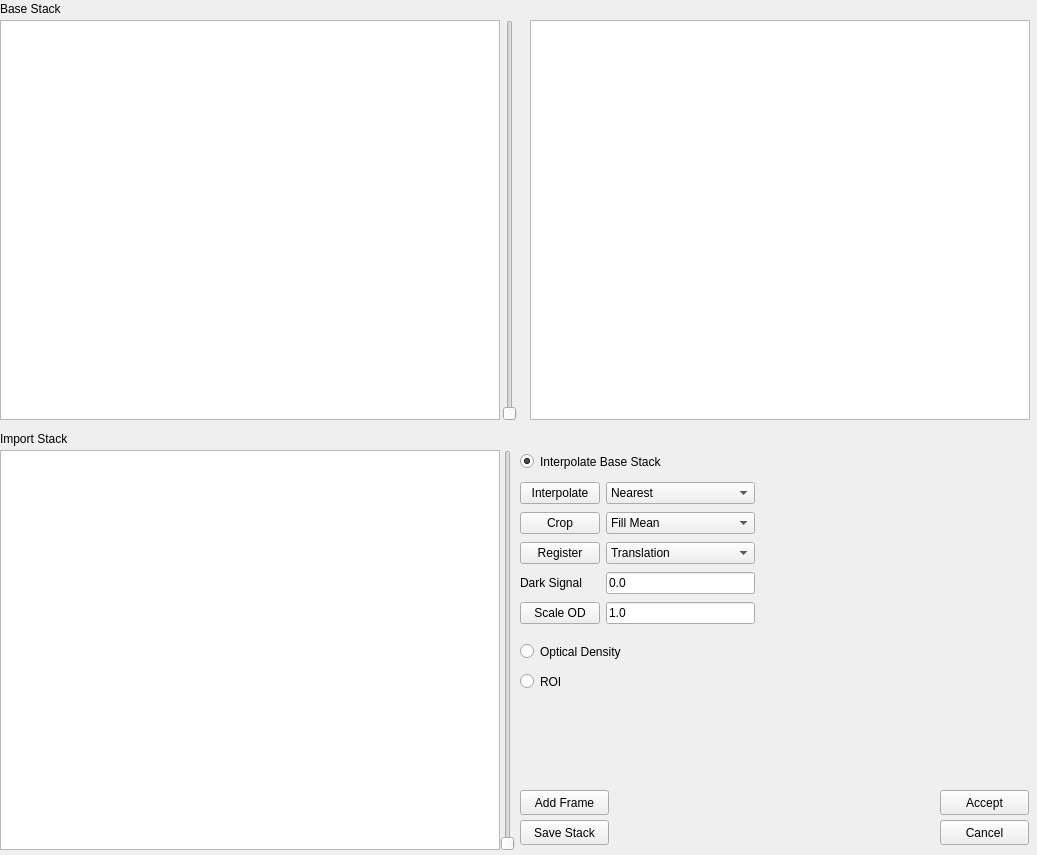
<?xml version="1.0" encoding="UTF-8"?>
<ui version="4.0">
 <class>Import</class>
 <widget class="QWidget" name="Import">
  <property name="geometry">
   <rect>
    <x>0</x>
    <y>0</y>
    <width>1037</width>
    <height>855</height>
   </rect>
  </property>
  <property name="sizePolicy">
   <sizepolicy hsizetype="Expanding" vsizetype="Expanding">
    <horstretch>0</horstretch>
    <verstretch>0</verstretch>
   </sizepolicy>
  </property>
  <property name="windowTitle">
   <string>Form</string>
  </property>
  <widget class="ImageView" name="baseStack">
   <property name="geometry">
    <rect>
     <x>0</x>
     <y>20</y>
     <width>500</width>
     <height>400</height>
    </rect>
   </property>
  </widget>
  <widget class="PlotWidget" name="plotWindow">
   <property name="geometry">
    <rect>
     <x>530</x>
     <y>20</y>
     <width>500</width>
     <height>400</height>
    </rect>
   </property>
  </widget>
  <widget class="ImageView" name="importStack">
   <property name="geometry">
    <rect>
     <x>0</x>
     <y>450</y>
     <width>500</width>
     <height>400</height>
    </rect>
   </property>
  </widget>
  <widget class="QPushButton" name="acceptButton">
   <property name="geometry">
    <rect>
     <x>940</x>
     <y>790</y>
     <width>89</width>
     <height>25</height>
    </rect>
   </property>
   <property name="text">
    <string>Accept</string>
   </property>
  </widget>
  <widget class="QPushButton" name="cancelButton">
   <property name="geometry">
    <rect>
     <x>940</x>
     <y>820</y>
     <width>89</width>
     <height>25</height>
    </rect>
   </property>
   <property name="text">
    <string>Cancel</string>
   </property>
  </widget>
  <widget class="QLabel" name="label">
   <property name="geometry">
    <rect>
     <x>0</x>
     <y>0</y>
     <width>141</width>
     <height>17</height>
    </rect>
   </property>
   <property name="text">
    <string>Base Stack</string>
   </property>
  </widget>
  <widget class="QLabel" name="label_2">
   <property name="geometry">
    <rect>
     <x>0</x>
     <y>430</y>
     <width>141</width>
     <height>17</height>
    </rect>
   </property>
   <property name="text">
    <string>Import Stack</string>
   </property>
  </widget>
  <widget class="QPushButton" name="addFrameButton">
   <property name="geometry">
    <rect>
     <x>520</x>
     <y>790</y>
     <width>89</width>
     <height>25</height>
    </rect>
   </property>
   <property name="text">
    <string>Add Frame</string>
   </property>
  </widget>
  <widget class="QRadioButton" name="interpRadio">
   <property name="geometry">
    <rect>
     <x>520</x>
     <y>450</y>
     <width>181</width>
     <height>23</height>
    </rect>
   </property>
   <property name="text">
    <string>Interpolate Base Stack</string>
   </property>
   <property name="checked">
    <bool>true</bool>
   </property>
  </widget>
  <widget class="QRadioButton" name="roiRadio">
   <property name="geometry">
    <rect>
     <x>520</x>
     <y>670</y>
     <width>112</width>
     <height>23</height>
    </rect>
   </property>
   <property name="text">
    <string>ROI</string>
   </property>
  </widget>
  <widget class="QRadioButton" name="odRadio">
   <property name="geometry">
    <rect>
     <x>520</x>
     <y>640</y>
     <width>131</width>
     <height>23</height>
    </rect>
   </property>
   <property name="text">
    <string>Optical Density</string>
   </property>
  </widget>
  <widget class="QSlider" name="baseSlider">
   <property name="geometry">
    <rect>
     <x>500</x>
     <y>20</y>
     <width>20</width>
     <height>401</height>
    </rect>
   </property>
   <property name="orientation">
    <enum>Qt::Vertical</enum>
   </property>
  </widget>
  <widget class="QSlider" name="importSlider">
   <property name="geometry">
    <rect>
     <x>500</x>
     <y>450</y>
     <width>16</width>
     <height>401</height>
    </rect>
   </property>
   <property name="orientation">
    <enum>Qt::Vertical</enum>
   </property>
  </widget>
  <widget class="QPushButton" name="pushButton_2">
   <property name="geometry">
    <rect>
     <x>520</x>
     <y>820</y>
     <width>89</width>
     <height>25</height>
    </rect>
   </property>
   <property name="text">
    <string>Save Stack</string>
   </property>
  </widget>
  <widget class="QWidget" name="">
   <property name="geometry">
    <rect>
     <x>520</x>
     <y>480</y>
     <width>235</width>
     <height>151</height>
    </rect>
   </property>
   <layout class="QGridLayout" name="gridLayout">
    <item row="0" column="0">
     <widget class="QPushButton" name="pushButton">
      <property name="text">
       <string>Interpolate</string>
      </property>
     </widget>
    </item>
    <item row="0" column="1">
     <widget class="QComboBox" name="comboBox">
      <item>
       <property name="text">
        <string>Nearest</string>
       </property>
      </item>
      <item>
       <property name="text">
        <string>Spline</string>
       </property>
      </item>
     </widget>
    </item>
    <item row="1" column="0">
     <widget class="QPushButton" name="cropButton">
      <property name="text">
       <string>Crop</string>
      </property>
     </widget>
    </item>
    <item row="1" column="1">
     <widget class="QComboBox" name="fillCombo">
      <item>
       <property name="text">
        <string>Fill Mean</string>
       </property>
      </item>
      <item>
       <property name="text">
        <string>Fill Zeroes</string>
       </property>
      </item>
     </widget>
    </item>
    <item row="2" column="0">
     <widget class="QPushButton" name="registerButton">
      <property name="text">
       <string>Register</string>
      </property>
     </widget>
    </item>
    <item row="2" column="1">
     <widget class="QComboBox" name="registerCombo">
      <item>
       <property name="text">
        <string>Translation</string>
       </property>
      </item>
      <item>
       <property name="text">
        <string>Rigid</string>
       </property>
      </item>
      <item>
       <property name="text">
        <string>Affine</string>
       </property>
      </item>
      <item>
       <property name="text">
        <string>Homography</string>
       </property>
      </item>
      <item>
       <property name="text">
        <string>All</string>
       </property>
      </item>
     </widget>
    </item>
    <item row="3" column="0">
     <widget class="QLabel" name="label_3">
      <property name="text">
       <string>Dark Signal</string>
      </property>
     </widget>
    </item>
    <item row="3" column="1">
     <widget class="QLineEdit" name="darkEdit">
      <property name="text">
       <string>0.0</string>
      </property>
     </widget>
    </item>
    <item row="4" column="0">
     <widget class="QPushButton" name="scaleButton">
      <property name="text">
       <string>Scale OD</string>
      </property>
     </widget>
    </item>
    <item row="4" column="1">
     <widget class="QLineEdit" name="scaleEdit">
      <property name="text">
       <string>1.0</string>
      </property>
     </widget>
    </item>
   </layout>
  </widget>
 </widget>
 <customwidgets>
  <customwidget>
   <class>ImageView</class>
   <extends>QGraphicsView</extends>
   <header>pyqtgraph</header>
  </customwidget>
  <customwidget>
   <class>PlotWidget</class>
   <extends>QGraphicsView</extends>
   <header>pyqtgraph</header>
   <slots>
    <slot>clicked()</slot>
   </slots>
  </customwidget>
 </customwidgets>
 <resources/>
 <connections/>
</ui>
